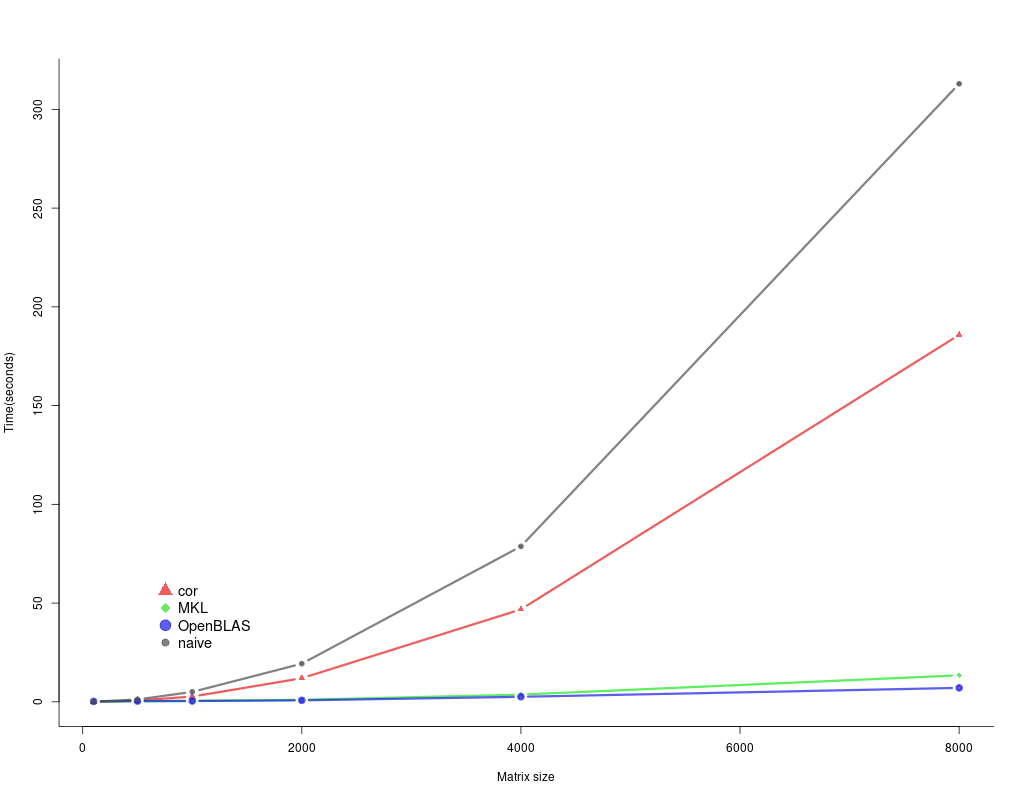

The script that saved this image:
library(MPCC)
library(MPCCmkl)
library(rbenchmark)
cols <- c("test", "replications", "elapsed", "relative")
reps <- 20
set.seed(1)

sizes = c(100, 500, 1000, 2000, 4000, 8000)
cor_vals = c()
mkl_vals = c()
PCC_vals = c()
naive_vals = c()

ymax = 0

df<-data.frame()

for (i in 1:length(sizes)) {
  m <- 2000
  n <- sizes[i]
  x <- matrix(rnorm(m*n), m, n)
  y <- matrix(rnorm(m*n), m, n)

  if(sizes[i] == 4000) {
    reps <- 4
  }
  if(sizes[i] == 8000) {
    reps <- 2
  }

  print(i)
  a = benchmark(cor(x, y), replications=reps, columns=cols)
  b = benchmark(MPCCmkl::PCC(x, y), replications=reps, columns=cols)
  c = benchmark(MPCC::PCC(x, y), replications=reps, columns=cols)
  d = benchmark(PCC.naive(x, y), replications=reps, columns=cols)

  print(i)
  cor_vals[i] = (a[1, 3] / reps)
  mkl_vals[i] = (b[1, 3] / reps)
  PCC_vals[i] = (c[1, 3] / reps)
  naive_vals[i] = (d[1, 3] / reps)

  entry<-data.frame(m, n, cor_vals[i], mkl_vals[i], PCC_vals[i], naive_vals[i])

  if(nrow(df) == 0) {
    df <- entry
  }
  else {
    df <- rbind(df, entry)
  }  

  ymax = max(ymax, cor_vals[i], mkl_vals[i], PCC_vals[i], naive_vals[i])
}

names(df) = c("m", "n", "cor", "mkl", "openblas", "naive")

args <- commandArgs()
filename <- paste(args[length(args)], ".csv", sep="")

write.csv(df, row.names = FALSE, filename)

png("plot_rec_1.png", width=1024, height = 800)
 
# Make a basic graph
plot( cor_vals~sizes , type="b" , bty="l" , xlab="Matrix size" , ylab="Time(seconds)" , col=rgb(0.9,0.1,0.1,0.7) , lwd=3 , pch=17, ylim = c(0, ymax))
lines( mkl_vals~sizes , col=rgb(0.1,0.9,0.1,0.7) , lwd=3 , pch=18 , type="b" )
lines( PCC_vals~sizes , col=rgb(0.1,0.1,0.9,0.7) , lwd=3 , pch=19 , type="b" )
lines( naive_vals~sizes , col=rgb(0.3,0.3,0.3,0.7) , lwd=3 , pch=20 , type="b" )
 
# Add a legend
legend("bottomleft", 
  legend = c("cor", "MKL", "OpenBLAS", "naive"), 
  col = c(rgb(0.9,0.1,0.1,0.7), 
  rgb(0.1,0.9,0.1,0.7),
  rgb(0.1,0.1,0.9,0.7),
  rgb(0.3,0.3,0.3,0.7)), 
  pch = c(17, 18, 19, 20), 
  bty = "n", 
  pt.cex = 2, 
  cex = 1.2, 
  text.col = "black", 
  horiz = F , 
  inset = c(0.1, 0.1, 0.1, 0.1))

dev.off()
